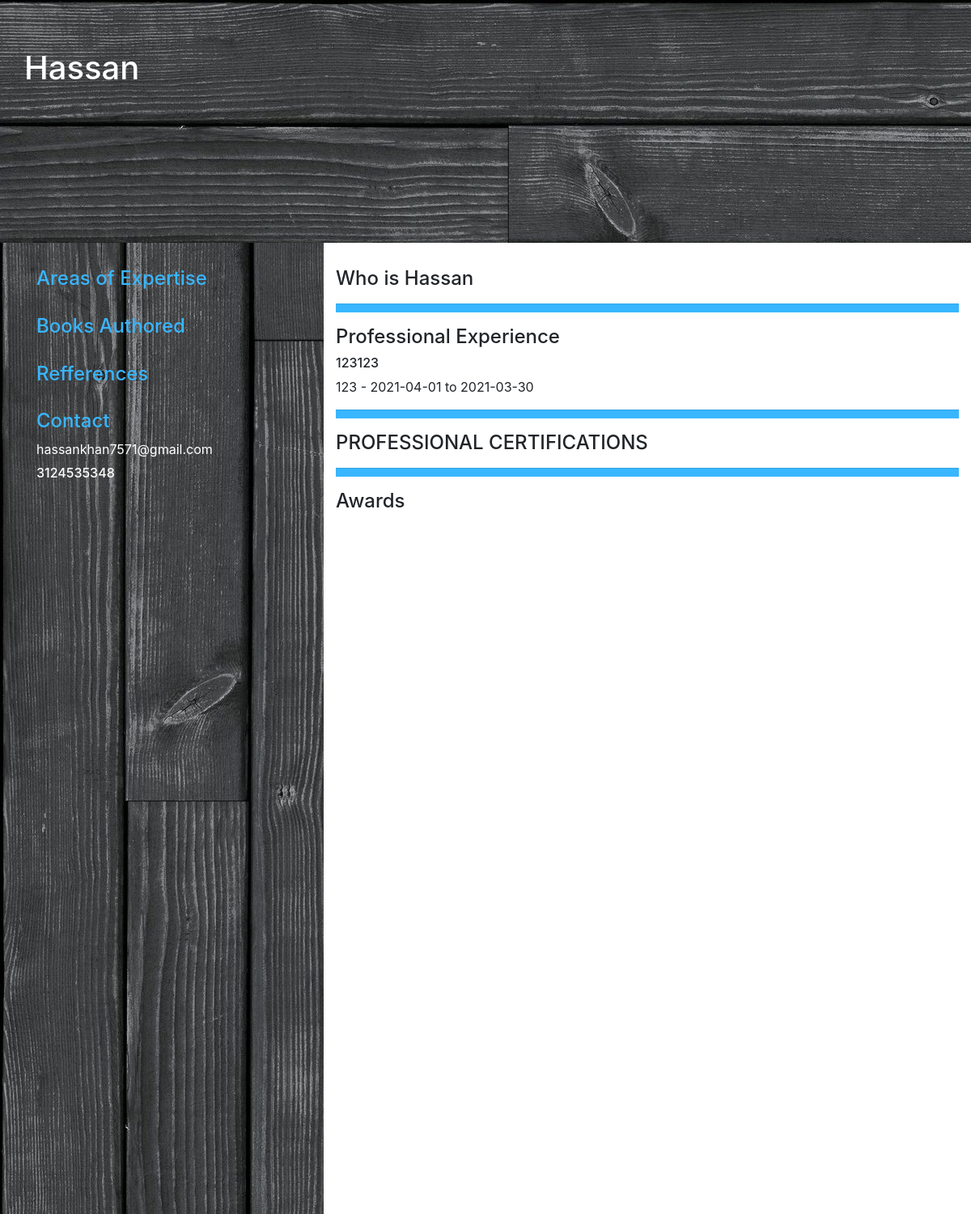
The page /dashboard/printblackcv/41 (signed in) on the database its author committed.
### dashboard/models.py (models this page shows, shortened)
class Profile(models.Model):
    boolChoice = (
        ("Male", "Male"), ("Female", "Female"))
    name = models.CharField(max_length=50)
    fname = models.TextField(max_length=50)
    age = models.IntegerField()
    gender = models.CharField(max_length=10, choices=boolChoice)
    profile_pic = models.ImageField(default='place.png')
    email = models.TextField(max_length=20, default=None)
    contactno1 = models.IntegerField(default=None)
    contactno2 = models.IntegerField(blank=True, null=True)
    linkedin = models.TextField(max_length=50, default=None)
    address = models.TextField(max_length=100, default=None)
    education = models.ManyToManyField(ProfileEducation, default=None)
    experience = models.ManyToManyField(ProfileExperience, default=None)
    skills = models.ManyToManyField(ProfileSkills, default=None)
    user = models.ManyToManyField(User, blank=True)

class ProfileExperience(models.Model):
    organization = models.TextField(max_length=20)
    previousDesignation = models.TextField(max_length=20)
    startingDate = models.TextField(max_length=20)
    endingDate = models.TextField(max_length=20)
    responsibilities = models.TextField(max_length=100)

### dashboard/views.py (the view)
# urls.py: path('printblackcv/<id>', views.printcvblack, name='printblackcv'),
def printcvblack(request, id):
    uid = request.user.id
    detail = Profile.objects.filter(user=request.user).first()
    cv2 = CV2.objects.get(id=id, user=request.user)
    print(cv2)
    return render(request, 'dashboard/cvblack_afterprint.html', {'detail': detail, 'id': uid, 'cv': cv2})

### dashboard/templates/dashboard/cvblack_afterprint.html (shortened to what this page needs)
{% load static %}
<!DOCTYPE html>
	<html>
	<head>
		<link rel="stylesheet" href="https://stackpath.bootstrapcdn.com/bootstrap/4.4.1/css/bootstrap.min.css">
		<link rel="stylesheet" href="https://pro.fontawesome.com/releases/v5.10.0/css/all.css"/>
	</head>
	<body>
        <div class="container-fluid" style="height: 100%">
            <div class="row" style="background-color: black; color: white ; padding-top: 20px ; height: 300px ; background-image: url({% static 'woodhr.jpg' %})">
                <div style="margin-left: 30px; margin-bottom: 30px; margin-top: 40px">
                    <h1>{{ detail.name }}</h1> <br>
                </div>
            </div>
            <div class="row">
                <div class="col-4" style="color: white; padding-top: 30px;min-height: 1200px; background-image: url({% static 'wood.jpg' %});">
                    <div style="margin-left: 30px; margin-bottom: 30px">
                        <h4 style="color:  #38b6ff"> Areas of Expertise </h4>
                    </div>
                    <div style="margin-left: 30px; margin-bottom: 30px">
                        <h4 style="color:  #38b6ff"> Books Authored </h4>
                    </div>
                    <div style="margin-left: 30px; margin-bottom: 30px">
                        <h4 style="color:  #38b6ff"> Refferences </h4>
                    </div>
                    <div style="margin-left: 30px; margin-bottom: 30px">
                        <h4 style="color:  #38b6ff"> Contact </h4>
                        <h7>{{ detail.email }}</h7>
                        <h6>{{ detail.contactno1 }}</h6>
                    </div>
                </div>
                <div class="col-8" style="padding-top: 30px">
                    <div>
                        <h4>Who is {{ detail.name }}</h4>
                    </div>
                    <hr  style="background-color: #38b6ff; height: 10px">
                    <div>
                        <h4>Professional Experience </h4>
                        {% for exp in detail.experience.all %}
                            <h6>{{ exp.organization }} </h6>
                            <p>{{ exp.previousDesignation}} - {{ exp.startingDate }} to {{ exp.endingDate }}</p>
                        {% endfor %}
                    </div>
                    <hr  style="background-color: #38b6ff; height: 10px">
                    <div>
                        <h4>PROFESSIONAL CERTIFICATIONS</h4>
                    </div>
                    <hr  style="background-color: #38b6ff; height: 10px">
                    <div>
                        <h4>Awards</h4>
                    </div>
                </div>
            </div>
        </div>
</body>
</html>

### rows shown on the page
Profile: name "Hassan", email "hassankhan7571@gmail.com", contactno1 "3124535348"
ProfileExperience: organization "123123", previousDesignation "123", startingDate "2021-04-01", endingDate "2021-03-30"
